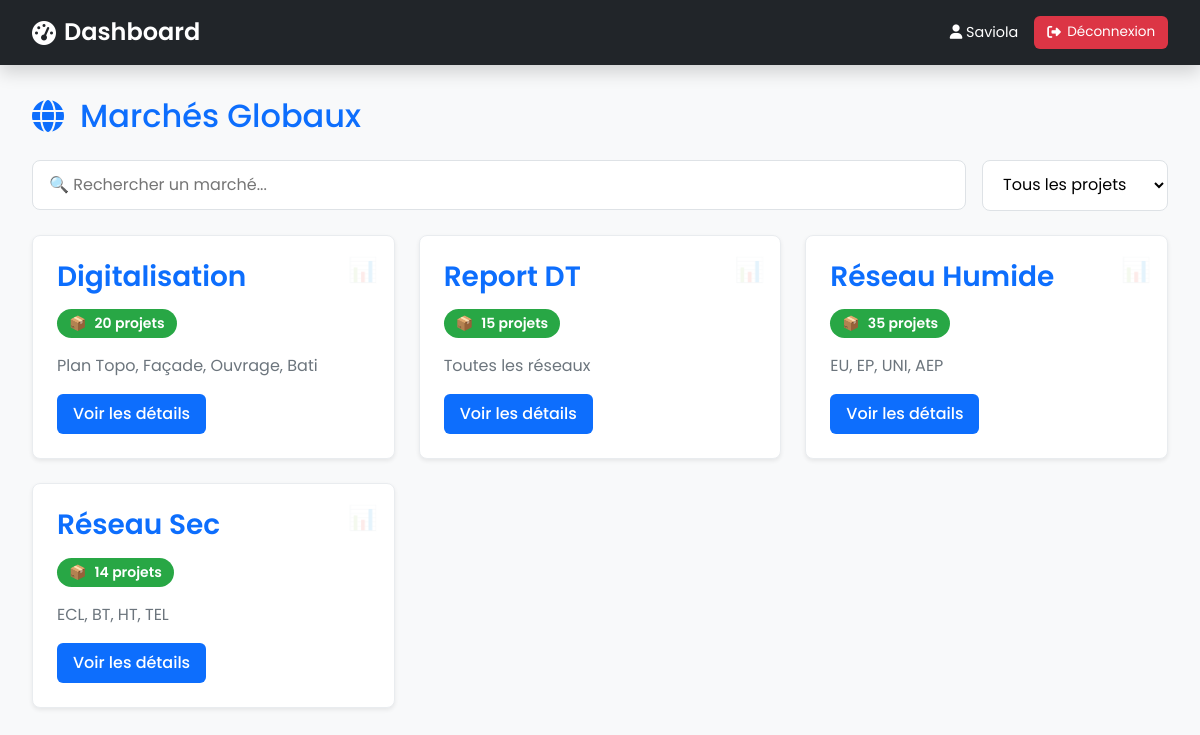
The page /dashboard/ (signed in) on the database its author committed.
### marches/models.py (models this page shows, shortened)
class MarcheGlobal(models.Model):
    nom = models.CharField(max_length=100, unique=True)
    description = models.TextField(blank=True, null=True)
    nombre_projet = models.IntegerField(default=0, editable=False)
    class Meta:
        verbose_name = "Marché global"
        verbose_name_plural = "Marchés globaux"

### dashboard/views.py (the view)
# urls.py: path('', views.dashboard_view, name='dashboard'),
@login_required
def dashboard_view(request):
    marches_globaux = MarcheGlobal.objects.all()
    context = {
        'marches_globaux': marches_globaux
    }
    return render(request, 'dashboard/dashboard.html', context)

### dashboard/templates/dashboard/dashboard.html (shortened to what this page needs)
{% extends 'dashboard/base.html' %}
{% load static %}
{% block extra_css %}
    <link rel="stylesheet" href="{% static 'dashboard/css/dashboard.css' %}">
{% endblock %}
{% block content %}
    <h2><i class="fas fa-globe me-2" style="color: #0d6efd;"></i>
        <span style="color: #0d6efd;">Marchés Globaux</span></h2>
    <div class="dashboard-controls">
        <div class="search-bar">
            <input type="text" id="searchMarche" placeholder="🔍 Rechercher un marché...">
        </div>
        <div class="filter-options">
            <select id="filterProjets">
                <option value="all">Tous les projets</option>
            </select>
        </div>
    </div>
    <div class="marches-grid">
        {% for marche in marches_globaux %}
        <div class="marche-card">
            <h3>{{ marche.nom }}</h3>
            <div class="marche-stats">
                <span class="projet-count">{{ marche.nombre_projet }} projet{{ marche.nombre_projet|pluralize }}</span>
            </div>
            {% if marche.description %}
            <p>{{ marche.description|truncatewords:20 }}</p>
            {% endif %}
            <a href="{% url 'dashboard:liste_marche' marche.id %}" class="btn-voir">Voir les détails</a>
        </div>
        {% empty %}
        <p class="empty-message">Aucun marché global disponible.</p>
        {% endfor %}
    </div>
{% endblock %}

### dashboard/templates/dashboard/base.html (shortened to what this page needs)
{% load static %}
<!DOCTYPE html>
<html lang="fr">
<head>
    <link rel="stylesheet" href="https://cdnjs.cloudflare.com/ajax/libs/font-awesome/6.4.0/css/all.min.css">
    <link href="https://cdn.jsdelivr.net/npm/bootstrap@5.3.2/dist/css/bootstrap.min.css" rel="stylesheet">
    <link rel="stylesheet" href="{% static 'dashboard/css/dashboard.css' %}">
    {% block extra_css %}{% endblock %}
</head>
<body>
    <header>
        <h1><i class="fas fa-tachometer-alt"></i> Dashboard</h1>
        <div class="header-actions">
            <span class="user-name"><i class="fas fa-user"></i> {{ request.user.username }}</span>
            <a href="{% url 'authentification:logout' %}" class="btn-logout">
                <i class="fas fa-sign-out-alt"></i> Déconnexion
            </a>
        </div>
    </header>
    <main>
        {% block content %}{% endblock %}
    </main>
</body>
</html>

### dashboard/static/dashboard/css/dashboard.css (style rules this page uses)
:root { --primary-color: #0d6efd; --secondary-color: #6c757d; --success-color: #28a745; --danger-color: #dc3545; --light-color: #f8f9fa; --dark-color: #212529; --shadow-sm: 0 .125rem .25rem rgba(0,0,0,.075); --shadow-md: 0 .5rem 1rem rgba(0,0,0,.15); --shadow-lg: 0 1rem 3rem rgba(0,0,0,.175); --transition: all .3s ease; }
body { font-family: 'Poppins', 'Segoe UI', Roboto, Arial, sans-serif; background: var(--light-color); margin: 0; padding: 0; color: #333; }
header { background: var(--dark-color); color: #fff; padding: 1rem 2rem; display: flex; justify-content: space-between; align-items: center; box-shadow: var(--shadow-md); position: sticky; top: 0; z-index: 100; }
header h1 { margin: 0; font-size: 1.5rem; font-weight: 600; display: flex; align-items: center; gap: .5rem; }
.header-actions { display: flex; align-items: center; gap: 1rem; }
.user-name { font-size: .9rem; color: #fff; white-space: nowrap; }
.btn-logout { background: var(--danger-color); color: #fff; padding: .4rem .8rem; border-radius: .375rem; text-decoration: none; font-size: .85rem; display: inline-flex; align-items: center; gap: .4rem; transition: background .2s; }
main { padding: 2rem; max-width: 1400px; margin: 0 auto; }
main h2 { color: var(--dark-color); margin-bottom: 1.5rem; display: flex; align-items: center; gap: .5rem; }
.dashboard-controls { display: flex; justify-content: space-between; margin-bottom: 1.5rem; gap: 1rem; flex-wrap: wrap; }
.search-bar { flex: 1; min-width: 200px; }
.search-bar input { width: 100%; padding: .75rem 1rem; border: 1px solid #dee2e6; border-radius: .5rem; font-size: 1rem; transition: var(--transition); }
.filter-options select { padding: .75rem 1rem; border: 1px solid #dee2e6; border-radius: .5rem; background: #fff; cursor: pointer; min-width: 180px; }
.marches-grid { display: grid; grid-template-columns: repeat(auto-fill, minmax(280px, 1fr)); gap: 1.5rem; margin-top: 1.5rem; }
.marche-card { background: #fff; padding: 1.5rem; border-radius: .5rem; box-shadow: var(--shadow-sm); border: 1px solid #e9ecef; display: flex; flex-direction: column; position: relative; overflow: hidden; transition: var(--transition); }
.marche-card::before { content: "📊"; position: absolute; top: 1rem; right: 1rem; font-size: 1.5rem; opacity: .1; color: var(--primary-color); }
.marche-card h3 { margin: 0 0 .5rem 0; color: var(--primary-color); font-weight: 600; }
.marche-card p { color: var(--secondary-color); margin: .5rem 0 1rem 0; flex-grow: 1; }
.marche-stats { margin: .5rem 0; }
.projet-count { background: var(--success-color); color: #fff; padding: .25rem .75rem; border-radius: 1rem; font-size: .875rem; font-weight: 600; display: inline-flex; align-items: center; gap: .5rem; }
.projet-count::before { content: "📦"; }
.btn-voir { display: inline-flex; align-items: center; gap: .5rem; margin-top: auto; padding: .5rem 1rem; background: var(--primary-color); color: #fff; text-decoration: none; border-radius: .375rem; font-weight: 500; transition: var(--transition); align-self: flex-start; }
.marche-card { animation: fadeIn .3s ease forwards; }

### rows shown on the page
MarcheGlobal: nom "Digitalisation", nombre_projet "20", description "Plan Topo, Façade, Ouvrage, Bati"
MarcheGlobal: nom "Report DT", nombre_projet "15", description "Toutes les réseaux"
MarcheGlobal: nom "Réseau Humide", nombre_projet "35", description "EU, EP, UNI, AEP"
MarcheGlobal: nom "Réseau Sec", nombre_projet "14", description "ECL, BT, HT, TEL"

### other values the page prints
{{ request.user.username }} "Saviola"
